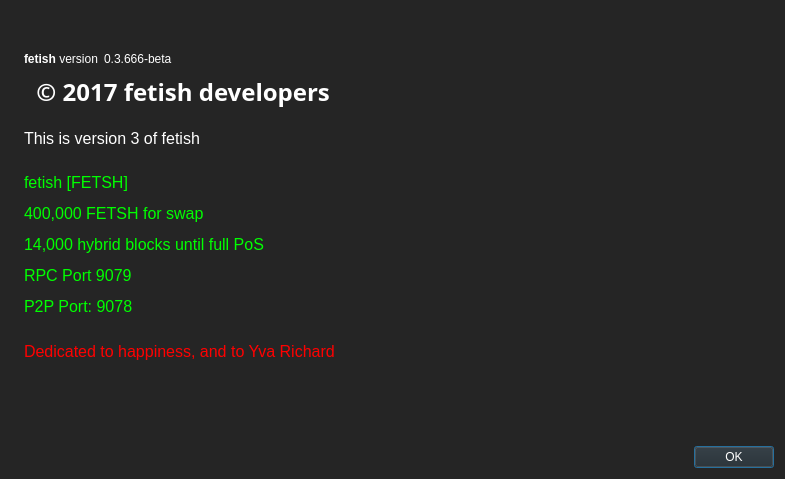
<?xml version="1.0" encoding="UTF-8"?>
<ui version="4.0">
 <class>AboutDialog</class>
 <widget class="QDialog" name="AboutDialog">
  <property name="geometry">
   <rect>
    <x>0</x>
    <y>0</y>
    <width>785</width>
    <height>479</height>
   </rect>
  </property>
  <property name="palette">
   <palette>
    <active>
     <colorrole role="WindowText">
      <brush brushstyle="SolidPattern">
       <color alpha="255">
        <red>255</red>
        <green>255</green>
        <blue>255</blue>
       </color>
      </brush>
     </colorrole>
     <colorrole role="Button">
      <brush brushstyle="SolidPattern">
       <color alpha="255">
        <red>37</red>
        <green>37</green>
        <blue>37</blue>
       </color>
      </brush>
     </colorrole>
     <colorrole role="Light">
      <brush brushstyle="SolidPattern">
       <color alpha="255">
        <red>55</red>
        <green>55</green>
        <blue>55</blue>
       </color>
      </brush>
     </colorrole>
     <colorrole role="Midlight">
      <brush brushstyle="SolidPattern">
       <color alpha="255">
        <red>46</red>
        <green>46</green>
        <blue>46</blue>
       </color>
      </brush>
     </colorrole>
     <colorrole role="Dark">
      <brush brushstyle="SolidPattern">
       <color alpha="255">
        <red>18</red>
        <green>18</green>
        <blue>18</blue>
       </color>
      </brush>
     </colorrole>
     <colorrole role="Mid">
      <brush brushstyle="SolidPattern">
       <color alpha="255">
        <red>24</red>
        <green>24</green>
        <blue>24</blue>
       </color>
      </brush>
     </colorrole>
     <colorrole role="Text">
      <brush brushstyle="SolidPattern">
       <color alpha="255">
        <red>255</red>
        <green>255</green>
        <blue>255</blue>
       </color>
      </brush>
     </colorrole>
     <colorrole role="BrightText">
      <brush brushstyle="SolidPattern">
       <color alpha="255">
        <red>255</red>
        <green>255</green>
        <blue>255</blue>
       </color>
      </brush>
     </colorrole>
     <colorrole role="ButtonText">
      <brush brushstyle="SolidPattern">
       <color alpha="255">
        <red>255</red>
        <green>255</green>
        <blue>255</blue>
       </color>
      </brush>
     </colorrole>
     <colorrole role="Base">
      <brush brushstyle="SolidPattern">
       <color alpha="255">
        <red>0</red>
        <green>0</green>
        <blue>0</blue>
       </color>
      </brush>
     </colorrole>
     <colorrole role="Window">
      <brush brushstyle="SolidPattern">
       <color alpha="255">
        <red>37</red>
        <green>37</green>
        <blue>37</blue>
       </color>
      </brush>
     </colorrole>
     <colorrole role="Shadow">
      <brush brushstyle="SolidPattern">
       <color alpha="255">
        <red>0</red>
        <green>0</green>
        <blue>0</blue>
       </color>
      </brush>
     </colorrole>
     <colorrole role="AlternateBase">
      <brush brushstyle="SolidPattern">
       <color alpha="255">
        <red>18</red>
        <green>18</green>
        <blue>18</blue>
       </color>
      </brush>
     </colorrole>
     <colorrole role="ToolTipBase">
      <brush brushstyle="SolidPattern">
       <color alpha="255">
        <red>255</red>
        <green>255</green>
        <blue>220</blue>
       </color>
      </brush>
     </colorrole>
     <colorrole role="ToolTipText">
      <brush brushstyle="SolidPattern">
       <color alpha="255">
        <red>0</red>
        <green>0</green>
        <blue>0</blue>
       </color>
      </brush>
     </colorrole>
    </active>
    <inactive>
     <colorrole role="WindowText">
      <brush brushstyle="SolidPattern">
       <color alpha="255">
        <red>255</red>
        <green>255</green>
        <blue>255</blue>
       </color>
      </brush>
     </colorrole>
     <colorrole role="Button">
      <brush brushstyle="SolidPattern">
       <color alpha="255">
        <red>37</red>
        <green>37</green>
        <blue>37</blue>
       </color>
      </brush>
     </colorrole>
     <colorrole role="Light">
      <brush brushstyle="SolidPattern">
       <color alpha="255">
        <red>55</red>
        <green>55</green>
        <blue>55</blue>
       </color>
      </brush>
     </colorrole>
     <colorrole role="Midlight">
      <brush brushstyle="SolidPattern">
       <color alpha="255">
        <red>46</red>
        <green>46</green>
        <blue>46</blue>
       </color>
      </brush>
     </colorrole>
     <colorrole role="Dark">
      <brush brushstyle="SolidPattern">
       <color alpha="255">
        <red>18</red>
        <green>18</green>
        <blue>18</blue>
       </color>
      </brush>
     </colorrole>
     <colorrole role="Mid">
      <brush brushstyle="SolidPattern">
       <color alpha="255">
        <red>24</red>
        <green>24</green>
        <blue>24</blue>
       </color>
      </brush>
     </colorrole>
     <colorrole role="Text">
      <brush brushstyle="SolidPattern">
       <color alpha="255">
        <red>255</red>
        <green>255</green>
        <blue>255</blue>
       </color>
      </brush>
     </colorrole>
     <colorrole role="BrightText">
      <brush brushstyle="SolidPattern">
       <color alpha="255">
        <red>255</red>
        <green>255</green>
        <blue>255</blue>
       </color>
      </brush>
     </colorrole>
     <colorrole role="ButtonText">
      <brush brushstyle="SolidPattern">
       <color alpha="255">
        <red>255</red>
        <green>255</green>
        <blue>255</blue>
       </color>
      </brush>
     </colorrole>
     <colorrole role="Base">
      <brush brushstyle="SolidPattern">
       <color alpha="255">
        <red>0</red>
        <green>0</green>
        <blue>0</blue>
       </color>
      </brush>
     </colorrole>
     <colorrole role="Window">
      <brush brushstyle="SolidPattern">
       <color alpha="255">
        <red>37</red>
        <green>37</green>
        <blue>37</blue>
       </color>
      </brush>
     </colorrole>
     <colorrole role="Shadow">
      <brush brushstyle="SolidPattern">
       <color alpha="255">
        <red>0</red>
        <green>0</green>
        <blue>0</blue>
       </color>
      </brush>
     </colorrole>
     <colorrole role="AlternateBase">
      <brush brushstyle="SolidPattern">
       <color alpha="255">
        <red>18</red>
        <green>18</green>
        <blue>18</blue>
       </color>
      </brush>
     </colorrole>
     <colorrole role="ToolTipBase">
      <brush brushstyle="SolidPattern">
       <color alpha="255">
        <red>255</red>
        <green>255</green>
        <blue>220</blue>
       </color>
      </brush>
     </colorrole>
     <colorrole role="ToolTipText">
      <brush brushstyle="SolidPattern">
       <color alpha="255">
        <red>0</red>
        <green>0</green>
        <blue>0</blue>
       </color>
      </brush>
     </colorrole>
    </inactive>
    <disabled>
     <colorrole role="WindowText">
      <brush brushstyle="SolidPattern">
       <color alpha="255">
        <red>18</red>
        <green>18</green>
        <blue>18</blue>
       </color>
      </brush>
     </colorrole>
     <colorrole role="Button">
      <brush brushstyle="SolidPattern">
       <color alpha="255">
        <red>37</red>
        <green>37</green>
        <blue>37</blue>
       </color>
      </brush>
     </colorrole>
     <colorrole role="Light">
      <brush brushstyle="SolidPattern">
       <color alpha="255">
        <red>55</red>
        <green>55</green>
        <blue>55</blue>
       </color>
      </brush>
     </colorrole>
     <colorrole role="Midlight">
      <brush brushstyle="SolidPattern">
       <color alpha="255">
        <red>46</red>
        <green>46</green>
        <blue>46</blue>
       </color>
      </brush>
     </colorrole>
     <colorrole role="Dark">
      <brush brushstyle="SolidPattern">
       <color alpha="255">
        <red>18</red>
        <green>18</green>
        <blue>18</blue>
       </color>
      </brush>
     </colorrole>
     <colorrole role="Mid">
      <brush brushstyle="SolidPattern">
       <color alpha="255">
        <red>24</red>
        <green>24</green>
        <blue>24</blue>
       </color>
      </brush>
     </colorrole>
     <colorrole role="Text">
      <brush brushstyle="SolidPattern">
       <color alpha="255">
        <red>18</red>
        <green>18</green>
        <blue>18</blue>
       </color>
      </brush>
     </colorrole>
     <colorrole role="BrightText">
      <brush brushstyle="SolidPattern">
       <color alpha="255">
        <red>255</red>
        <green>255</green>
        <blue>255</blue>
       </color>
      </brush>
     </colorrole>
     <colorrole role="ButtonText">
      <brush brushstyle="SolidPattern">
       <color alpha="255">
        <red>18</red>
        <green>18</green>
        <blue>18</blue>
       </color>
      </brush>
     </colorrole>
     <colorrole role="Base">
      <brush brushstyle="SolidPattern">
       <color alpha="255">
        <red>37</red>
        <green>37</green>
        <blue>37</blue>
       </color>
      </brush>
     </colorrole>
     <colorrole role="Window">
      <brush brushstyle="SolidPattern">
       <color alpha="255">
        <red>37</red>
        <green>37</green>
        <blue>37</blue>
       </color>
      </brush>
     </colorrole>
     <colorrole role="Shadow">
      <brush brushstyle="SolidPattern">
       <color alpha="255">
        <red>0</red>
        <green>0</green>
        <blue>0</blue>
       </color>
      </brush>
     </colorrole>
     <colorrole role="AlternateBase">
      <brush brushstyle="SolidPattern">
       <color alpha="255">
        <red>37</red>
        <green>37</green>
        <blue>37</blue>
       </color>
      </brush>
     </colorrole>
     <colorrole role="ToolTipBase">
      <brush brushstyle="SolidPattern">
       <color alpha="255">
        <red>255</red>
        <green>255</green>
        <blue>220</blue>
       </color>
      </brush>
     </colorrole>
     <colorrole role="ToolTipText">
      <brush brushstyle="SolidPattern">
       <color alpha="255">
        <red>0</red>
        <green>0</green>
        <blue>0</blue>
       </color>
      </brush>
     </colorrole>
    </disabled>
   </palette>
  </property>
  <property name="windowTitle">
   <string>About fetish</string>
  </property>
  <layout class="QHBoxLayout" name="horizontalLayout_2">
   <item>
    <widget class="QLabel" name="label_4">
     <property name="sizePolicy">
      <sizepolicy hsizetype="Preferred" vsizetype="Ignored">
       <horstretch>0</horstretch>
       <verstretch>0</verstretch>
      </sizepolicy>
     </property>
     <property name="pixmap">
      <pixmap resource="../bitcoin.qrc">:/images/about</pixmap>
     </property>
    </widget>
   </item>
   <item>
    <layout class="QVBoxLayout" name="verticalLayout_2">
     <item>
      <spacer name="verticalSpacer_2">
       <property name="orientation">
        <enum>Qt::Vertical</enum>
       </property>
       <property name="sizeHint" stdset="0">
        <size>
         <width>20</width>
         <height>40</height>
        </size>
       </property>
      </spacer>
     </item>
     <item>
      <layout class="QHBoxLayout" name="horizontalLayout">
       <item>
        <widget class="QLabel" name="label">
         <property name="cursor">
          <cursorShape>IBeamCursor</cursorShape>
         </property>
         <property name="text">
          <string>&lt;html&gt;&lt;head/&gt;&lt;body&gt;&lt;p&gt;&lt;span style=&quot; font-weight:600;&quot;&gt;fetish&lt;/span&gt; version&lt;/p&gt;&lt;/body&gt;&lt;/html&gt;</string>
         </property>
         <property name="textInteractionFlags">
          <set>Qt::LinksAccessibleByMouse|Qt::TextSelectableByKeyboard|Qt::TextSelectableByMouse</set>
         </property>
        </widget>
       </item>
       <item>
        <widget class="QLabel" name="versionLabel">
         <property name="cursor">
          <cursorShape>IBeamCursor</cursorShape>
         </property>
         <property name="text">
          <string notr="true">0.3.666-beta</string>
         </property>
         <property name="textInteractionFlags">
          <set>Qt::LinksAccessibleByMouse|Qt::TextSelectableByKeyboard|Qt::TextSelectableByMouse</set>
         </property>
        </widget>
       </item>
       <item>
        <spacer name="horizontalSpacer">
         <property name="orientation">
          <enum>Qt::Horizontal</enum>
         </property>
         <property name="sizeHint" stdset="0">
          <size>
           <width>40</width>
           <height>20</height>
          </size>
         </property>
        </spacer>
       </item>
      </layout>
     </item>
     <item>
      <widget class="QLabel" name="copyrightLabel">
       <property name="font">
        <font>
         <family>MS PGothic</family>
         <pointsize>18</pointsize>
         <weight>75</weight>
         <bold>true</bold>
        </font>
       </property>
       <property name="cursor">
        <cursorShape>IBeamCursor</cursorShape>
       </property>
       <property name="text">
        <string>  © 2017 fetish developers</string>
       </property>
       <property name="textInteractionFlags">
        <set>Qt::LinksAccessibleByMouse|Qt::TextSelectableByKeyboard|Qt::TextSelectableByMouse</set>
       </property>
      </widget>
     </item>
     <item>
      <widget class="QLabel" name="label_2">
       <property name="cursor">
        <cursorShape>IBeamCursor</cursorShape>
       </property>
       <property name="text">
        <string>&lt;html&gt;&lt;head/&gt;&lt;body&gt;&lt;p&gt;&lt;br/&gt;&lt;span style=&quot; font-size:12pt; color:#ffffff;&quot;&gt;This is version 3 of fetish&lt;br/&gt;&lt;/span&gt;&lt;/p&gt;&lt;p&gt;&lt;span style=&quot; font-size:12pt; color:#00ff00;&quot;&gt;fetish [FETSH]&lt;/span&gt;&lt;/p&gt;&lt;p&gt;&lt;span style=&quot; font-size:12pt; color:#00ff00;&quot;&gt;400,000 FETSH for swap&lt;/span&gt;&lt;/p&gt;&lt;p&gt;&lt;span style=&quot; font-size:12pt; color:#00ff00;&quot;&gt;14,000 hybrid blocks until full PoS&lt;/span&gt;&lt;/p&gt;&lt;p&gt;&lt;span style=&quot; font-size:12pt; color:#00ff00;&quot;&gt;RPC Port 9079&lt;/span&gt;&lt;/p&gt;&lt;p&gt;&lt;span style=&quot; font-size:12pt; color:#00ff00;&quot;&gt;P2P Port: 9078&lt;/span&gt;&lt;/p&gt;&lt;p&gt;&lt;br/&gt;&lt;span style=&quot; font-size:12pt; color:#ff0000;&quot;&gt;Dedicated to happiness, and to Yva Richard&lt;/span&gt;&lt;/p&gt;&lt;p&gt;&lt;br/&gt;&lt;/p&gt;&lt;/body&gt;&lt;/html&gt;</string>
       </property>
       <property name="wordWrap">
        <bool>true</bool>
       </property>
       <property name="textInteractionFlags">
        <set>Qt::LinksAccessibleByMouse|Qt::TextSelectableByKeyboard|Qt::TextSelectableByMouse</set>
       </property>
      </widget>
     </item>
     <item>
      <spacer name="verticalSpacer">
       <property name="orientation">
        <enum>Qt::Vertical</enum>
       </property>
       <property name="sizeHint" stdset="0">
        <size>
         <width>20</width>
         <height>40</height>
        </size>
       </property>
      </spacer>
     </item>
     <item>
      <widget class="QDialogButtonBox" name="buttonBox">
       <property name="orientation">
        <enum>Qt::Horizontal</enum>
       </property>
       <property name="standardButtons">
        <set>QDialogButtonBox::Ok</set>
       </property>
      </widget>
     </item>
    </layout>
   </item>
  </layout>
 </widget>
 <resources>
  <include location="../bitcoin.qrc"/>
 </resources>
 <connections>
  <connection>
   <sender>buttonBox</sender>
   <signal>accepted()</signal>
   <receiver>AboutDialog</receiver>
   <slot>accept()</slot>
   <hints>
    <hint type="sourcelabel">
     <x>360</x>
     <y>308</y>
    </hint>
    <hint type="destinationlabel">
     <x>157</x>
     <y>274</y>
    </hint>
   </hints>
  </connection>
  <connection>
   <sender>buttonBox</sender>
   <signal>rejected()</signal>
   <receiver>AboutDialog</receiver>
   <slot>reject()</slot>
   <hints>
    <hint type="sourcelabel">
     <x>428</x>
     <y>308</y>
    </hint>
    <hint type="destinationlabel">
     <x>286</x>
     <y>274</y>
    </hint>
   </hints>
  </connection>
 </connections>
</ui>
